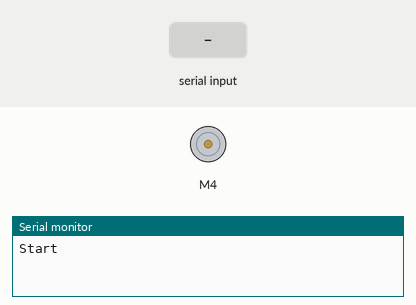
Simulated run of this sketch. Board: Arduino Uno, built with avr-gcc and run on an emulated ATmega328P. Parts: DC motor (green arrow = forward, orange = backward, longer = faster), the last lines printed to the serial monitor. The test bench sets the inputs (shaded band).

Above: at 1.2 s.
1.3 s: "a" received over Serial
At 1.9 s:
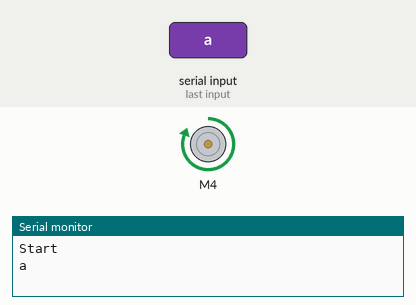
2.8 s: "b" received over Serial
At 4.0 s:
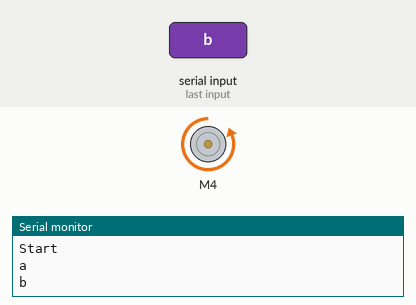
4.3 s: "c" received over Serial
At 5.4 s:
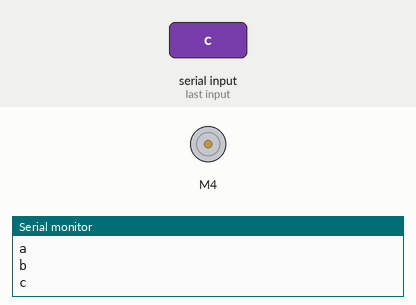
Timing chart, 0 to 7.3 s (numbered marks = the images above; inputs shaded):
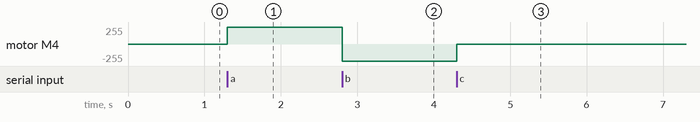

The sketch:

MotorBluetooth_AIA_.ino
```cpp
#include <AFMotor.h>

AF_DCMotor motor(4); // Tạo động cơ #4, 64KHz pwm

char junk;
String inputString="";

void setup()
{
   Serial.begin(9600); // mở cổng Serial monitor 9600 bps
   Serial.println("Start");
   motor.setSpeed(255); // chọn tốc độ maximum 255`/255
}

void loop()
{
  if(Serial.available()){
  while(Serial.available())
    {
      char inChar = (char)Serial.read(); //Đọc lệnh đưa vào
      inputString += inChar;        //Biến lệnh đưa vào thành 1 string
    }
    Serial.println(inputString);
    while (Serial.available() > 0)
    { junk = Serial.read() ; }      //Xóa serial buffer
    if(inputString == "a"){         //Nếu string đưa vào là 'a', motor tiến
      motor.run(FORWARD);
      delay(5);
    }else if(inputString == "b"){   //Nếu string đưa vào là 'b', motor lùi
      motor.run(BACKWARD);
      delay(5);
    }else if(inputString == "c"){   //Nếu string đưa vào là 'c', motor dừng
      motor.run(RELEASE);
      delay(5);
    }
    inputString = "";
  }
}
```

Measured:
- after the input at 1.3 s, motor M4: stopped → forward 255/255 at once
- after the input at 2.8 s, motor M4: forward 255/255 → backward 255/255 at once
- after the input at 4.3 s, motor M4: backward 255/255 → stopped at once
